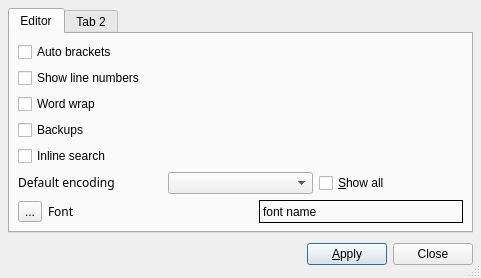
<ui version="4.0" >
 <author></author>
 <comment></comment>
 <exportmacro></exportmacro>
 <class>OptionsDialog</class>
 <widget class="QDialog" name="OptionsDialog" >
  <property name="geometry" >
   <rect>
    <x>0</x>
    <y>0</y>
    <width>481</width>
    <height>257</height>
   </rect>
  </property>
  <property name="windowTitle" >
   <string>Dialog</string>
  </property>
  <property name="sizeGripEnabled" >
   <bool>true</bool>
  </property>
  <layout class="QVBoxLayout" >
   <property name="margin" >
    <number>8</number>
   </property>
   <property name="spacing" >
    <number>6</number>
   </property>
   <item>
    <widget class="QTabWidget" name="tabWidget" >
     <property name="tabShape" >
      <enum>QTabWidget::Rounded</enum>
     </property>
     <widget class="QWidget" name="tab" >
      <attribute name="title" >
       <string>Editor</string>
      </attribute>
      <layout class="QVBoxLayout" >
       <property name="margin" >
        <number>8</number>
       </property>
       <property name="spacing" >
        <number>6</number>
       </property>
       <item>
        <widget class="QCheckBox" name="checkBox_6" >
         <property name="text" >
          <string>Auto brackets</string>
         </property>
        </widget>
       </item>
       <item>
        <widget class="QCheckBox" name="checkBox_5" >
         <property name="text" >
          <string>Show line numbers</string>
         </property>
        </widget>
       </item>
       <item>
        <widget class="QCheckBox" name="checkBox_4" >
         <property name="text" >
          <string>Word wrap</string>
         </property>
        </widget>
       </item>
       <item>
        <widget class="QCheckBox" name="checkBox_2" >
         <property name="text" >
          <string>Backups</string>
         </property>
        </widget>
       </item>
       <item>
        <widget class="QCheckBox" name="checkBox_3" >
         <property name="text" >
          <string>Inline search</string>
         </property>
        </widget>
       </item>
       <item>
        <layout class="QHBoxLayout" >
         <property name="margin" >
          <number>0</number>
         </property>
         <property name="spacing" >
          <number>6</number>
         </property>
         <item>
          <widget class="QLabel" name="label" >
           <property name="text" >
            <string>&lt;html>&lt;head>&lt;meta name=&quot;qrichtext&quot; content=&quot;1&quot; />&lt;/head>&lt;body style=&quot; white-space: pre-wrap; font-family:Sans Serif; font-weight:400; font-style:normal; text-decoration:none;&quot;>&lt;p style=&quot; margin-top:0px; margin-bottom:0px; margin-left:0px; margin-right:0px; -qt-block-indent:0; text-indent:0px;&quot;>Default encoding&lt;/p>&lt;/body>&lt;/html></string>
           </property>
          </widget>
         </item>
         <item>
          <widget class="QComboBox" name="comboBox" />
         </item>
         <item>
          <widget class="QCheckBox" name="checkBox" >
           <property name="text" >
            <string>&amp;Show all</string>
           </property>
          </widget>
         </item>
        </layout>
       </item>
       <item>
        <layout class="QHBoxLayout" >
         <property name="margin" >
          <number>0</number>
         </property>
         <property name="spacing" >
          <number>6</number>
         </property>
         <item>
          <widget class="QToolButton" name="btnChooseFont" >
           <property name="text" >
            <string>...</string>
           </property>
          </widget>
         </item>
         <item>
          <widget class="QLabel" name="label_2_2" >
           <property name="text" >
            <string>&lt;html>&lt;head>&lt;meta name=&quot;qrichtext&quot; content=&quot;1&quot; />&lt;/head>&lt;body style=&quot; white-space: pre-wrap; font-family:Sans Serif; font-weight:400; font-style:normal; text-decoration:none;&quot;>&lt;p style=&quot; margin-top:0px; margin-bottom:0px; margin-left:0px; margin-right:0px; -qt-block-indent:0; text-indent:0px;&quot;>Font&lt;/p>&lt;/body>&lt;/html></string>
           </property>
          </widget>
         </item>
         <item>
          <widget class="QLabel" name="labelFontName" >
           <property name="sizePolicy" >
            <sizepolicy>
             <hsizetype>5</hsizetype>
             <vsizetype>1</vsizetype>
             <horstretch>0</horstretch>
             <verstretch>0</verstretch>
            </sizepolicy>
           </property>
           <property name="frameShape" >
            <enum>QFrame::Panel</enum>
           </property>
           <property name="text" >
            <string>font name </string>
           </property>
          </widget>
         </item>
        </layout>
       </item>
      </layout>
     </widget>
     <widget class="QWidget" name="tab" >
      <attribute name="title" >
       <string>Tab 2</string>
      </attribute>
     </widget>
    </widget>
   </item>
   <item>
    <layout class="QHBoxLayout" >
     <property name="margin" >
      <number>0</number>
     </property>
     <property name="spacing" >
      <number>6</number>
     </property>
     <item>
      <spacer>
       <property name="orientation" >
        <enum>Qt::Horizontal</enum>
       </property>
       <property name="sizeHint" >
        <size>
         <width>181</width>
         <height>31</height>
        </size>
       </property>
      </spacer>
     </item>
     <item>
      <widget class="QPushButton" name="okButton" >
       <property name="text" >
        <string>&amp;Apply</string>
       </property>
      </widget>
     </item>
     <item>
      <widget class="QPushButton" name="cancelButton" >
       <property name="text" >
        <string>Close</string>
       </property>
      </widget>
     </item>
    </layout>
   </item>
  </layout>
  <widget class="QWidget" name="layoutWidget" >
   <property name="geometry" >
    <rect>
     <x>0</x>
     <y>360</y>
     <width>416</width>
     <height>33</height>
    </rect>
   </property>
  </widget>
 </widget>
 <pixmapfunction></pixmapfunction>
 <resources/>
 <connections>
  <connection>
   <sender>cancelButton</sender>
   <signal>clicked()</signal>
   <receiver>OptionsDialog</receiver>
   <slot>reject()</slot>
   <hints>
    <hint type="sourcelabel" >
     <x>470</x>
     <y>244</y>
    </hint>
    <hint type="destinationlabel" >
     <x>179</x>
     <y>256</y>
    </hint>
   </hints>
  </connection>
 </connections>
</ui>
